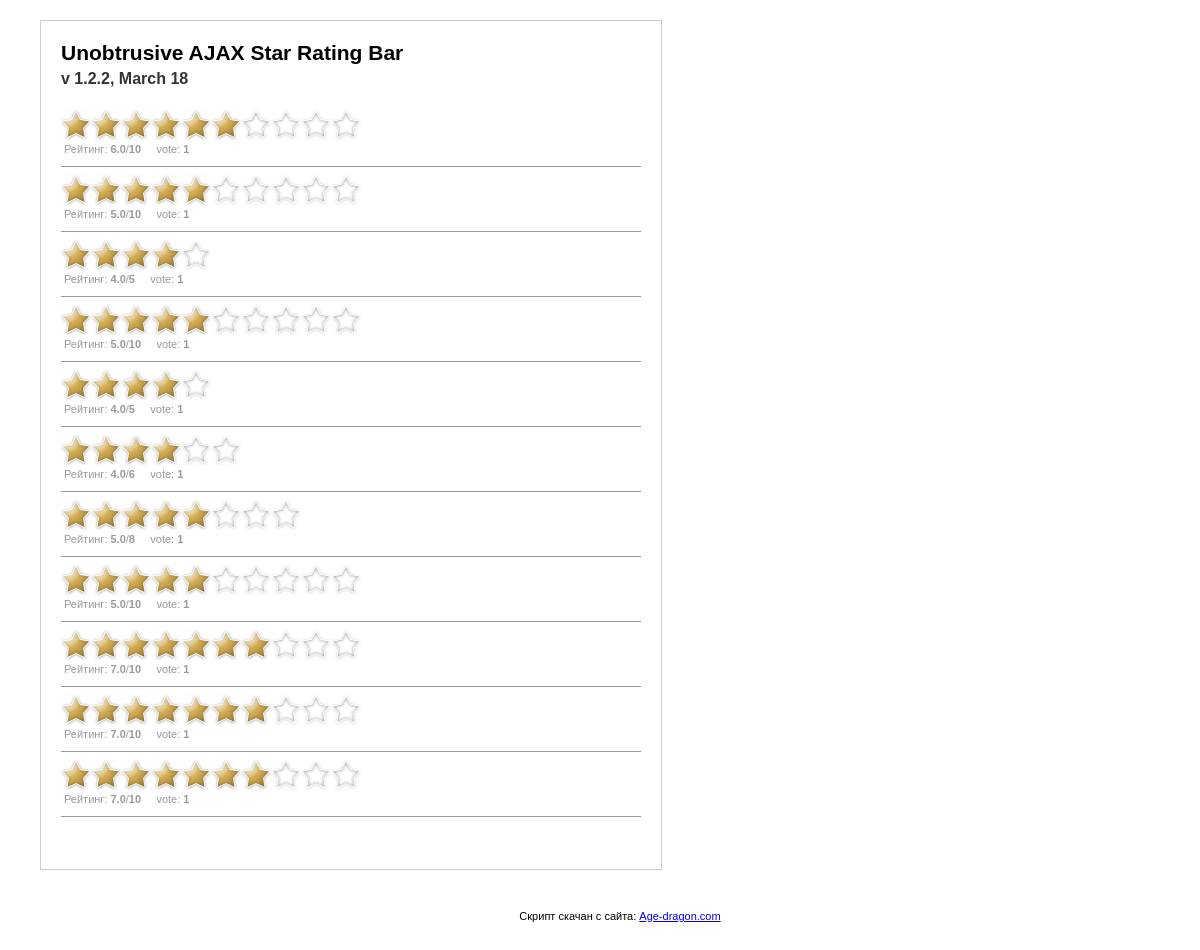
The page / on the database its author committed.
### tables this page shows
CREATE TABLE `ratings` (
  `id` varchar(11) NOT NULL,
  `total_votes` int NOT NULL DEFAULT '0',
  `total_value` int NOT NULL DEFAULT '0',
  `used_ips` longtext
);

### _config-rating.php (called while the page is built, shortened)
<?php
$rating_tableName = 'ratings';
$rating_unitwidth = 30;
?>

### _drawrating.php (the view, shortened to what this page needs)
<?php
function rating_bar($id, $units = '', $static = '')
{
    include('_config-rating.php');
    $ip = $_SERVER['REMOTE_ADDR'];
    if (!$units) {
        $units = 10;
    }
    if (!$static) {
        $static = false;
    }
    $query = $rating_conn->query("SELECT `total_votes`, `total_value`, `used_ips` FROM $rating_tableName WHERE `id`='$id'") or die(" Error: " . $rating_conn->errorInfo());
    $numbers = $query->fetch(PDO::FETCH_ASSOC);;
    if ($numbers['total_votes'] < 1) {
        $count = 0;
    } else {
        $count = $numbers['total_votes'];
    }
    $current_rating = $numbers['total_value'];
    $tense = ($count == 1) ? "vote" : "votes";
    $voted = $rating_conn->query("SELECT `used_ips` FROM $rating_tableName WHERE `used_ips` LIKE '%" . $ip . "%' AND `id`='" . $id . "' ");
    $voted = $voted->rowCount();
    $rating_width = @number_format($current_rating / $count, 2) * $rating_unitwidth;
    $rating1 = @number_format($current_rating / $count, 1);
    $rating2 = @number_format($current_rating / $count, 2);
    if ($static == 'static') {
        $static_rater = array();
        $static_rater[] .= "\n" . '<div class="ratingblock">';
        $static_rater[] .= '<div id="unit_long' . $id . '">';
        $static_rater[] .= '<ul id="unit_ul' . $id . '" class="unit-rating" style="width:' . $rating_unitwidth * $units . 'px;">';
        $static_rater[] .= '<li class="current-rating" style="width:' . $rating_width . 'px;">Currently ' . $rating2 . '/' . $units . '</li>';
        $static_rater[] .= '</ul>';
        $static_rater[] .= '<p class="static">' . $id . '. Rating: <strong> ' . $rating1 . '</strong>/' . $units . ' (' . $count . ' ' . $tense . ' cast) <em>This is \'static\'.</em></p>';
        $static_rater[] .= '</div>';
        $static_rater[] .= '</div>' . "\n\n";
        return join("\n", $static_rater);
    } else {
        $rater = '';
        $rater .= '<div class="ratingblock">';
        $rater .= '<div id="unit_long' . $id . '">';
        $rater .= '  <ul id="unit_ul' . $id . '" class="unit-rating" style="width:' . $rating_unitwidth * $units . 'px;">';
        $rater .= '     <li class="current-rating" style="width:' . $rating_width . 'px;">Currently ' . $rating2 . '/' . $units . '</li>';
        for ($ncount = 1; $ncount <= $units; $ncount++) {
            if (!$voted) {
                $rater .= '<li><a href="db.php?j=' . $ncount . '&amp;q=' . $id . '&amp;t=' . $ip . '&amp;c=' . $units . '" title="' . $ncount . ' out of ' . $units . '" class="r' . $ncount . '-unit rater" rel="nofollow">' . $ncount . '</a></li>';
            }
        }
        $rater .= '</ul>';
        $rater .= '<p class="voted"';
        if ($voted) {
            $rater .= '';
        }
        $rater .= '>Рейтинг: <strong>' . $rating1 . '</strong>/<strong>' . $units . '</strong> &nbsp; &nbsp; ' . $tense . ': <strong>' . $count . '</strong>';
        $rater .= ' </p>';
        $rater .= '<div style="display:none;" itemprop="aggregateRating" itemscope="" itemtype="https://schema.org/AggregateRating">';
        $rater .= '<meta itemprop="bestRating" content="' . $units . '">';
        $rater .= '<meta itemprop="worstRating" content="1">';
        $rater .= '<meta itemprop="ratingValue" content="' . $rating1 . '">';
        $rater .= '<meta itemprop="ratingCount" content="' . $count . '">';
        $rater .= '</div>';
        $rater .= '</div>';
        $rater .= '</div>';
        return $rater;
    }
}
?>

### index.php (shortened to what this page needs)
<?php require('_drawrating.php'); ?>
<!DOCTYPE html PUBLIC "-//W3C//DTD XHTML 1.0 Transitional//EN"
        "http://www.w3.org/TR/xhtml1/DTD/xhtml1-transitional.dtd">
<html lang="en" xmlns="http://www.w3.org/1999/xhtml" xml:lang="en">
<head>
    <link rel="stylesheet" type="text/css" href="css/default.css"/>
    <link rel="stylesheet" type="text/css" href="css/rating.css"/>
</head>
<body>
<div id="container">
    <h1>Unobtrusive AJAX Star Rating Bar</h1>
    <h2>v 1.2.2, March 18</h2>
    <br/>
    <?php echo rating_bar('id21', ''); ?>
    <?php echo rating_bar('id22', ''); ?>
    <?php echo rating_bar('id111', 5); ?>
    <?php echo rating_bar('id1', ''); ?>
    <?php echo rating_bar('2id', 5); ?>
    <?php echo rating_bar('3xx', 6); ?>
    <?php echo rating_bar('4test', 8); ?>
    <?php echo rating_bar('5560'); ?>
    <?php echo rating_bar('66234', ''); ?>
    <?php echo rating_bar('66334', ''); ?>
    <?php echo rating_bar('63334', ''); ?>
    <br/><br/>
</div>
<p class="fot">Скрипт скачан с сайта: <a href="https://age-dragon.com/scripts/45-reiting.html" target="_blank">Age-dragon.com</a>
</p>
</body>
</html>

### css/default.css (style rules this page uses)
body { background-color: #fff; font-family: Verdana, Arial, Helvetica, sans-serif; font-size:11px; margin: 0; padding: 20px 0 20px 40px; color: #000; }
#container { width: 50%; border: 1px solid #ccc; padding: 20px; }
h1 { font-size: 21px; font-family: Arial, sans-serif; margin:0 0 5px 0; padding:0; }
h2 { font-size: 16px; color: #333; font-family: Arial, sans-serif; margin:0 0 10px 0; padding:0; }
p { margin:3px; padding:0; }

### css/rating.css (style rules this page uses)
.ratingblock { display:block; border-bottom:1px solid #999; padding-bottom:8px; margin-bottom:8px; }
.unit-rating { list-style:none; margin: 0px; padding:0px; height: 30px; position: relative; background: url('../images/starrating.gif') top left repeat-x; }
.unit-rating li { text-indent: -90000px; padding:0px; margin:0px; float: left; }
.unit-rating li.current-rating { background: url('../images/starrating.gif') left bottom; position: absolute; height: 30px; display: block; text-indent: -9000px; z-index: 1; }
.voted { color:#999; }

### index.php (style rules this page uses)
p.fot { margin: 40px 0 20px; text-align: center; }

### rows shown on the page
ratings: rating1 "6.0", total_votes "vote", total_votes "1"
ratings: rating1 "5.0", total_votes "vote", total_votes "1"
ratings: rating1 "4.0", total_votes "vote", total_votes "1"
ratings: rating1 "5.0", total_votes "vote", total_votes "1"
ratings: rating1 "4.0", total_votes "vote", total_votes "1"
ratings: rating1 "4.0", total_votes "vote", total_votes "1"
ratings: rating1 "5.0", total_votes "vote", total_votes "1"
ratings: rating1 "5.0", total_votes "vote", total_votes "1"
ratings: rating1 "7.0", total_votes "vote", total_votes "1"
ratings: rating1 "7.0", total_votes "vote", total_votes "1"
ratings: rating1 "7.0", total_votes "vote", total_votes "1"

### other values the page prints
$units "10 10 5 10 5 6 8 10 10 10 10"
